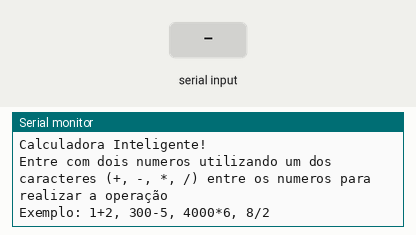
Recording of a sketch running on a simulated Arduino Uno, built with avr-gcc and run on an emulated ATmega328P. Parts: the last lines printed to the serial monitor. The inputs (shaded band) are chosen by the test bench.

Above: at 1.3 s.
1.4 s: "+" received over Serial
At 3.5 s:
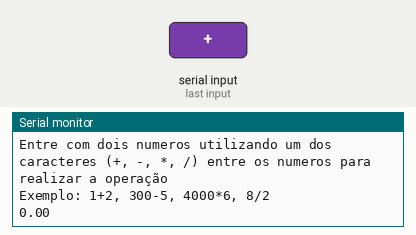
3.9 s: "/" received over Serial
At 5.5 s:
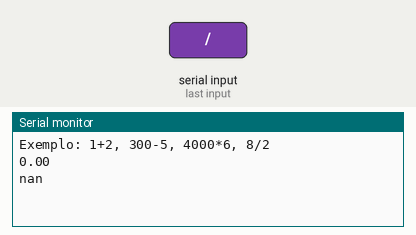
6.4 s: "1" received over Serial
At 8.5 s:
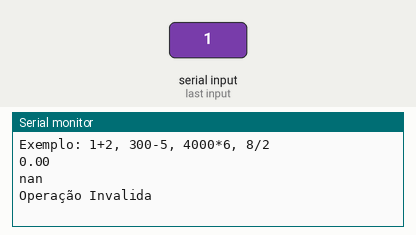

The sketch:

calculadora.ino
```cpp
//Alunos: Gustavo Carmo Melo e Silva e Vinicius Brenner


double soma(double num1, double num2) {
    return num1 + num2;
}


double subtracao(double num1, double num2) {
    return num1 - num2;
}


double multiplicacao(double num1, double num2) {
    return num1 * num2;
}


double divisao(double num1, double num2) {
    return num1 / num2;
}
void setup() {
  Serial.begin(9600);
  Serial.println("Calculadora Inteligente!");
  Serial.println("Entre com dois numeros utilizando um dos caracteres (+, -, *, /) entre os numeros para realizar a operação");
  Serial.println("Exemplo: 1+2, 300-5, 4000*6, 8/2");
}

void loop() {
  if (Serial.available() > 0) {
    String input = Serial.readString();
    String num1 = "", num2 = "", operador = "";
    int i;
    for (i = 0; i < input.length(); i++) { //Verifica a quantidade de Caracteres escrito
      if (input[i] >= '0' && input[i] <= '9') {
        num1 += input[i];
      }
      else {
        operador += input[i];
        break;
      }
    }
    for (i = i + 1; i < input.length(); i++) {
      num2 += input[i];
    }
    double n1 = num1.toDouble();
    double n2 = num2.toDouble();
    if (operador == "+") {
      Serial.println(soma(n1, n2));
    }
    else if (operador == "-") {
      Serial.println(subtracao(n1, n2));
    }
    else if (operador == "*") {
      Serial.println(multiplicacao(n1, n2));
    }
    else if (operador == "/") {
      Serial.println(divisao(n1, n2));
    }
    else {
      Serial.println("Operação Invalida");
    }
  }
}
```

Measured:
- after the input at 1.4 s, the serial monitor: prints a new line after 1.0 s (image 1)
- after the input at 3.9 s, the serial monitor: prints a new line after 1.0 s (image 2)
- after the input at 6.4 s, the serial monitor: prints a new line after 1.0 s (image 3)
